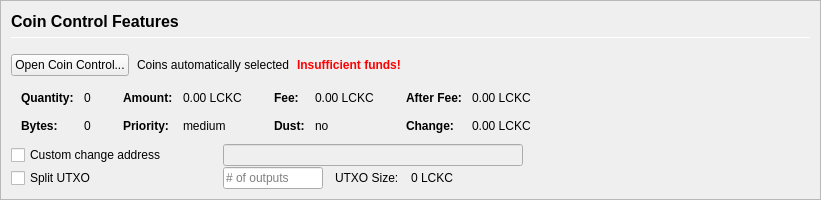
         <widget class="QFrame" name="frameCoinControl">
          <property name="sizePolicy">
           <sizepolicy hsizetype="Expanding" vsizetype="Expanding">
            <horstretch>0</horstretch>
            <verstretch>0</verstretch>
           </sizepolicy>
          </property>
          <property name="maximumSize">
           <size>
            <width>16777215</width>
            <height>16777215</height>
           </size>
          </property>
          <property name="frameShape">
           <enum>QFrame::StyledPanel</enum>
          </property>
          <property name="frameShadow">
           <enum>QFrame::Sunken</enum>
          </property>
          <layout class="QVBoxLayout" name="verticalLayoutCoinControl2">
           <property name="spacing">
            <number>0</number>
           </property>
           <property name="leftMargin">
            <number>0</number>
           </property>
           <property name="topMargin">
            <number>0</number>
           </property>
           <property name="rightMargin">
            <number>0</number>
           </property>
           <property name="bottomMargin">
            <number>0</number>
           </property>
           <item>
            <widget class="QFrame" name="frameCoinControl_BG">
             <layout class="QVBoxLayout" name="verticalLayoutCoinControl" stretch="0,0,0,0,0,0">
              <property name="spacing">
               <number>1</number>
              </property>
              <property name="leftMargin">
               <number>10</number>
              </property>
              <property name="topMargin">
               <number>10</number>
              </property>
              <item>
               <layout class="QHBoxLayout" name="horizontalLayoutCoinControl1">
                <property name="bottomMargin">
                 <number>15</number>
                </property>
                <item>
                 <layout class="QVBoxLayout" name="verticalLayout_3">
                  <property name="spacing">
                   <number>6</number>
                  </property>
                  <item>
                   <widget class="QLabel" name="labelCoinControlFeatures">
                    <property name="sizePolicy">
                     <sizepolicy hsizetype="Preferred" vsizetype="Maximum">
                      <horstretch>0</horstretch>
                      <verstretch>0</verstretch>
                     </sizepolicy>
                    </property>
                    <property name="minimumSize">
                     <size>
                      <width>0</width>
                      <height>20</height>
                     </size>
                    </property>
                    <property name="font">
                     <font>
                      <pointsize>12</pointsize>
                      <weight>75</weight>
                      <bold>true</bold>
                     </font>
                    </property>
                    <property name="styleSheet">
                     <string notr="true">font-weight:bold;</string>
                    </property>
                    <property name="text">
                     <string>Coin Control Features</string>
                    </property>
                   </widget>
                  </item>
                  <item>
                   <widget class="Line" name="line">
                    <property name="minimumSize">
                     <size>
                      <width>0</width>
                      <height>1</height>
                     </size>
                    </property>
                    <property name="maximumSize">
                     <size>
                      <width>16777215</width>
                      <height>1</height>
                     </size>
                    </property>
                    <property name="orientation">
                     <enum>Qt::Horizontal</enum>
                    </property>
                   </widget>
                  </item>
                 </layout>
                </item>
               </layout>
              </item>
              <item>
               <layout class="QHBoxLayout" name="horizontalLayoutCoinControl2" stretch="0,0,0,0">
                <property name="spacing">
                 <number>8</number>
                </property>
                <property name="bottomMargin">
                 <number>10</number>
                </property>
                <item>
                 <widget class="QPushButton" name="pushButtonCoinControl">
                  <property name="styleSheet">
                   <string notr="true"/>
                  </property>
                  <property name="text">
                   <string>Open Coin Control...</string>
                  </property>
                  <property name="autoDefault">
                   <bool>false</bool>
                  </property>
                 </widget>
                </item>
                <item>
                 <widget class="QLabel" name="labelCoinControlAutomaticallySelected">
                  <property name="text">
                   <string>Coins automatically selected</string>
                  </property>
                  <property name="margin">
                   <number>5</number>
                  </property>
                 </widget>
                </item>
                <item>
                 <widget class="QLabel" name="labelCoinControlInsuffFunds">
                  <property name="font">
                   <font>
                    <weight>75</weight>
                    <bold>true</bold>
                   </font>
                  </property>
                  <property name="styleSheet">
                   <string notr="true">color:red;font-weight:bold;</string>
                  </property>
                  <property name="text">
                   <string>Insufficient funds!</string>
                  </property>
                  <property name="margin">
                   <number>5</number>
                  </property>
                 </widget>
                </item>
                <item>
                 <spacer name="horizontalSpacerCoinControl">
                  <property name="orientation">
                   <enum>Qt::Horizontal</enum>
                  </property>
                  <property name="sizeHint" stdset="0">
                   <size>
                    <width>40</width>
                    <height>1</height>
                   </size>
                  </property>
                 </spacer>
                </item>
               </layout>
              </item>
              <item>
               <widget class="QWidget" name="widgetCoinControl" native="true">
                <property name="sizePolicy">
                 <sizepolicy hsizetype="Preferred" vsizetype="Preferred">
                  <horstretch>0</horstretch>
                  <verstretch>0</verstretch>
                 </sizepolicy>
                </property>
                <property name="minimumSize">
                 <size>
                  <width>0</width>
                  <height>0</height>
                 </size>
                </property>
                <property name="styleSheet">
                 <string notr="true"/>
                </property>
                <layout class="QHBoxLayout" name="horizontalLayoutCoinControl5">
                 <property name="leftMargin">
                  <number>0</number>
                 </property>
                 <property name="topMargin">
                  <number>0</number>
                 </property>
                 <property name="rightMargin">
                  <number>0</number>
                 </property>
                 <property name="bottomMargin">
                  <number>0</number>
                 </property>
                 <item>
                  <layout class="QHBoxLayout" name="horizontalLayoutCoinControl3" stretch="0,0,0,1">
                   <property name="spacing">
                    <number>20</number>
                   </property>
                   <property name="topMargin">
                    <number>0</number>
                   </property>
                   <property name="bottomMargin">
                    <number>10</number>
                   </property>
                   <item>
                    <layout class="QFormLayout" name="formLayoutCoinControl1">
                     <property name="horizontalSpacing">
                      <number>10</number>
                     </property>
                     <property name="verticalSpacing">
                      <number>14</number>
                     </property>
                     <property name="leftMargin">
                      <number>10</number>
                     </property>
                     <property name="topMargin">
                      <number>4</number>
                     </property>
                     <property name="rightMargin">
                      <number>6</number>
                     </property>
                     <item row="0" column="0">
                      <widget class="QLabel" name="labelCoinControlQuantityText">
                       <property name="font">
                        <font>
                         <weight>75</weight>
                         <bold>true</bold>
                        </font>
                       </property>
                       <property name="text">
                        <string>Quantity:</string>
                       </property>
                       <property name="margin">
                        <number>0</number>
                       </property>
                      </widget>
                     </item>
                     <item row="0" column="1">
                      <widget class="QLabel" name="labelCoinControlQuantity">
                       <property name="cursor">
                        <cursorShape>IBeamCursor</cursorShape>
                       </property>
                       <property name="contextMenuPolicy">
                        <enum>Qt::ActionsContextMenu</enum>
                       </property>
                       <property name="text">
                        <string notr="true">0</string>
                       </property>
                       <property name="margin">
                        <number>0</number>
                       </property>
                       <property name="textInteractionFlags">
                        <set>Qt::LinksAccessibleByMouse|Qt::TextSelectableByKeyboard|Qt::TextSelectableByMouse</set>
                       </property>
                      </widget>
                     </item>
                     <item row="1" column="0">
                      <widget class="QLabel" name="labelCoinControlBytesText">
                       <property name="font">
                        <font>
                         <weight>75</weight>
                         <bold>true</bold>
                        </font>
                       </property>
                       <property name="text">
                        <string>Bytes:</string>
                       </property>
                      </widget>
                     </item>
                     <item row="1" column="1">
                      <widget class="QLabel" name="labelCoinControlBytes">
                       <property name="cursor">
                        <cursorShape>IBeamCursor</cursorShape>
                       </property>
                       <property name="contextMenuPolicy">
                        <enum>Qt::ActionsContextMenu</enum>
                       </property>
                       <property name="text">
                        <string notr="true">0</string>
                       </property>
                       <property name="textInteractionFlags">
                        <set>Qt::LinksAccessibleByMouse|Qt::TextSelectableByKeyboard|Qt::TextSelectableByMouse</set>
                       </property>
                      </widget>
                     </item>
                    </layout>
                   </item>
                   <item>
                    <layout class="QFormLayout" name="formLayoutCoinControl2">
                     <property name="horizontalSpacing">
                      <number>10</number>
                     </property>
                     <property name="verticalSpacing">
                      <number>14</number>
                     </property>
                     <property name="leftMargin">
                      <number>6</number>
                     </property>
                     <property name="topMargin">
                      <number>4</number>
                     </property>
                     <property name="rightMargin">
                      <number>6</number>
                     </property>
                     <item row="0" column="0">
                      <widget class="QLabel" name="labelCoinControlAmountText">
                       <property name="font">
                        <font>
                         <weight>75</weight>
                         <bold>true</bold>
                        </font>
                       </property>
                       <property name="text">
                        <string>Amount:</string>
                       </property>
                       <property name="margin">
                        <number>0</number>
                       </property>
                      </widget>
                     </item>
                     <item row="0" column="1">
                      <widget class="QLabel" name="labelCoinControlAmount">
                       <property name="cursor">
                        <cursorShape>IBeamCursor</cursorShape>
                       </property>
                       <property name="contextMenuPolicy">
                        <enum>Qt::ActionsContextMenu</enum>
                       </property>
                       <property name="text">
                        <string notr="true">0.00 LCKC</string>
                       </property>
                       <property name="textInteractionFlags">
                        <set>Qt::LinksAccessibleByMouse|Qt::TextSelectableByKeyboard|Qt::TextSelectableByMouse</set>
                       </property>
                      </widget>
                     </item>
                     <item row="1" column="0">
                      <widget class="QLabel" name="labelCoinControlPriorityText">
                       <property name="font">
                        <font>
                         <weight>75</weight>
                         <bold>true</bold>
                        </font>
                       </property>
                       <property name="text">
                        <string>Priority:</string>
                       </property>
                      </widget>
                     </item>
                     <item row="1" column="1">
                      <widget class="QLabel" name="labelCoinControlPriority">
                       <property name="cursor">
                        <cursorShape>IBeamCursor</cursorShape>
                       </property>
                       <property name="contextMenuPolicy">
                        <enum>Qt::ActionsContextMenu</enum>
                       </property>
                       <property name="text">
                        <string>medium</string>
                       </property>
                       <property name="textInteractionFlags">
                        <set>Qt::LinksAccessibleByMouse|Qt::TextSelectableByKeyboard|Qt::TextSelectableByMouse</set>
                       </property>
                      </widget>
                     </item>
                    </layout>
                   </item>
                   <item>
                    <layout class="QFormLayout" name="formLayoutCoinControl3">
                     <property name="horizontalSpacing">
                      <number>10</number>
                     </property>
                     <property name="verticalSpacing">
                      <number>14</number>
                     </property>
                     <property name="leftMargin">
                      <number>6</number>
                     </property>
                     <property name="topMargin">
                      <number>4</number>
                     </property>
                     <property name="rightMargin">
                      <number>6</number>
                     </property>
                     <item row="0" column="0">
                      <widget class="QLabel" name="labelCoinControlFeeText">
                       <property name="font">
                        <font>
                         <weight>75</weight>
                         <bold>true</bold>
                        </font>
                       </property>
                       <property name="text">
                        <string>Fee:</string>
                       </property>
                       <property name="margin">
                        <number>0</number>
                       </property>
                      </widget>
                     </item>
                     <item row="0" column="1">
                      <widget class="QLabel" name="labelCoinControlFee">
                       <property name="cursor">
                        <cursorShape>IBeamCursor</cursorShape>
                       </property>
                       <property name="contextMenuPolicy">
                        <enum>Qt::ActionsContextMenu</enum>
                       </property>
                       <property name="text">
                        <string notr="true">0.00 LCKC</string>
                       </property>
                       <property name="textInteractionFlags">
                        <set>Qt::LinksAccessibleByMouse|Qt::TextSelectableByKeyboard|Qt::TextSelectableByMouse</set>
                       </property>
                      </widget>
                     </item>
                     <item row="1" column="0">
                      <widget class="QLabel" name="labelCoinControlLowOutputText">
                       <property name="font">
                        <font>
                         <weight>75</weight>
                         <bold>true</bold>
                        </font>
                       </property>
                       <property name="text">
                        <string>Dust:</string>
                       </property>
                      </widget>
                     </item>
                     <item row="1" column="1">
                      <widget class="QLabel" name="labelCoinControlLowOutput">
                       <property name="cursor">
                        <cursorShape>IBeamCursor</cursorShape>
                       </property>
                       <property name="contextMenuPolicy">
                        <enum>Qt::ActionsContextMenu</enum>
                       </property>
                       <property name="text">
                        <string>no</string>
                       </property>
                       <property name="textInteractionFlags">
                        <set>Qt::LinksAccessibleByMouse|Qt::TextSelectableByKeyboard|Qt::TextSelectableByMouse</set>
                       </property>
                      </widget>
                     </item>
                    </layout>
                   </item>
                   <item>
                    <layout class="QFormLayout" name="formLayoutCoinControl4">
                     <property name="horizontalSpacing">
                      <number>10</number>
                     </property>
                     <property name="verticalSpacing">
                      <number>14</number>
                     </property>
                     <property name="leftMargin">
                      <number>6</number>
                     </property>
                     <property name="topMargin">
                      <number>4</number>
                     </property>
                     <property name="rightMargin">
                      <number>6</number>
                     </property>
                     <item row="0" column="0">
                      <widget class="QLabel" name="labelCoinControlAfterFeeText">
                       <property name="font">
                        <font>
                         <weight>75</weight>
                         <bold>true</bold>
                        </font>
                       </property>
                       <property name="text">
                        <string>After Fee:</string>
                       </property>
                       <property name="margin">
                        <number>0</number>
                       </property>
                      </widget>
                     </item>
                     <item row="0" column="1">
                      <widget class="QLabel" name="labelCoinControlAfterFee">
                       <property name="cursor">
                        <cursorShape>IBeamCursor</cursorShape>
                       </property>
                       <property name="contextMenuPolicy">
                        <enum>Qt::ActionsContextMenu</enum>
                       </property>
                       <property name="text">
                        <string notr="true">0.00 LCKC</string>
                       </property>
                       <property name="textInteractionFlags">
                        <set>Qt::LinksAccessibleByMouse|Qt::TextSelectableByKeyboard|Qt::TextSelectableByMouse</set>
                       </property>
                      </widget>
                     </item>
                     <item row="1" column="0">
                      <widget class="QLabel" name="labelCoinControlChangeText">
                       <property name="font">
                        <font>
                         <weight>75</weight>
                         <bold>true</bold>
                        </font>
                       </property>
                       <property name="text">
                        <string>Change:</string>
                       </property>
                      </widget>
                     </item>
                     <item row="1" column="1">
                      <widget class="QLabel" name="labelCoinControlChange">
                       <property name="cursor">
                        <cursorShape>IBeamCursor</cursorShape>
                       </property>
                       <property name="contextMenuPolicy">
                        <enum>Qt::ActionsContextMenu</enum>
                       </property>
                       <property name="text">
                        <string notr="true">0.00 LCKC</string>
                       </property>
                       <property name="textInteractionFlags">
                        <set>Qt::LinksAccessibleByMouse|Qt::TextSelectableByKeyboard|Qt::TextSelectableByMouse</set>
                       </property>
                      </widget>
                     </item>
                    </layout>
                   </item>
                  </layout>
                 </item>
                </layout>
               </widget>
              </item>
              <item>
               <layout class="QHBoxLayout" name="horizontalLayoutCoinControl4">
                <property name="spacing">
                 <number>12</number>
                </property>
                <property name="sizeConstraint">
                 <enum>QLayout::SetDefaultConstraint</enum>
                </property>
                <property name="topMargin">
                 <number>0</number>
                </property>
                <property name="rightMargin">
                 <number>0</number>
                </property>
                <item>
                 <widget class="QCheckBox" name="checkBoxCoinControlChange">
                  <property name="sizePolicy">
                   <sizepolicy hsizetype="Preferred" vsizetype="Preferred">
                    <horstretch>0</horstretch>
                    <verstretch>0</verstretch>
                   </sizepolicy>
                  </property>
                  <property name="minimumSize">
                   <size>
                    <width>200</width>
                    <height>0</height>
                   </size>
                  </property>
                  <property name="maximumSize">
                   <size>
                    <width>200</width>
                    <height>16777215</height>
                   </size>
                  </property>
                  <property name="toolTip">
                   <string>If this is activated, but the change address is empty or invalid, change will be sent to a newly generated address.</string>
                  </property>
                  <property name="text">
                   <string>Custom change address</string>
                  </property>
                 </widget>
                </item>
                <item>
                 <widget class="QValidatedLineEdit" name="lineEditCoinControlChange">
                  <property name="enabled">
                   <bool>false</bool>
                  </property>
                  <property name="sizePolicy">
                   <sizepolicy hsizetype="Preferred" vsizetype="Preferred">
                    <horstretch>0</horstretch>
                    <verstretch>0</verstretch>
                   </sizepolicy>
                  </property>
                  <property name="minimumSize">
                   <size>
                    <width>300</width>
                    <height>0</height>
                   </size>
                  </property>
                 </widget>
                </item>
                <item>
                 <widget class="QLabel" name="labelCoinControlChangeLabel">
                  <property name="sizePolicy">
                   <sizepolicy hsizetype="Preferred" vsizetype="Preferred">
                    <horstretch>0</horstretch>
                    <verstretch>0</verstretch>
                   </sizepolicy>
                  </property>
                  <property name="minimumSize">
                   <size>
                    <width>100</width>
                    <height>0</height>
                   </size>
                  </property>
                  <property name="text">
                   <string/>
                  </property>
                  <property name="margin">
                   <number>3</number>
                  </property>
                 </widget>
                </item>
               </layout>
              </item>
              <item>
               <layout class="QHBoxLayout" name="horizontalLayoutCoinControl6">
                <property name="spacing">
                 <number>12</number>
                </property>
                <property name="rightMargin">
                 <number>0</number>
                </property>
                <item>
                 <widget class="QCheckBox" name="splitBlockCheckBox">
                  <property name="sizePolicy">
                   <sizepolicy hsizetype="Preferred" vsizetype="Preferred">
                    <horstretch>0</horstretch>
                    <verstretch>0</verstretch>
                   </sizepolicy>
                  </property>
                  <property name="minimumSize">
                   <size>
                    <width>200</width>
                    <height>0</height>
                   </size>
                  </property>
                  <property name="maximumSize">
                   <size>
                    <width>200</width>
                    <height>16777215</height>
                   </size>
                  </property>
                  <property name="text">
                   <string>Split UTXO</string>
                  </property>
                 </widget>
                </item>
                <item>
                 <widget class="QLineEdit" name="splitBlockLineEdit">
                  <property name="sizePolicy">
                   <sizepolicy hsizetype="Preferred" vsizetype="Preferred">
                    <horstretch>50</horstretch>
                    <verstretch>0</verstretch>
                   </sizepolicy>
                  </property>
                  <property name="minimumSize">
                   <size>
                    <width>100</width>
                    <height>0</height>
                   </size>
                  </property>
                  <property name="maximumSize">
                   <size>
                    <width>100</width>
                    <height>16777215</height>
                   </size>
                  </property>
                  <property name="placeholderText">
                   <string># of outputs</string>
                  </property>
                 </widget>
                </item>
                <item>
                 <widget class="QLabel" name="labelBlockSizeText">
                  <property name="text">
                   <string>UTXO Size:</string>
                  </property>
                 </widget>
                </item>
                <item>
                 <widget class="QLabel" name="labelBlockSize">
                  <property name="text">
                   <string>0 LCKC</string>
                  </property>
                 </widget>
                </item>
                <item>
                 <spacer name="horizontalSpacer_7">
                  <property name="orientation">
                   <enum>Qt::Horizontal</enum>
                  </property>
                  <property name="sizeHint" stdset="0">
                   <size>
                    <width>40</width>
                    <height>20</height>
                   </size>
                  </property>
                 </spacer>
                </item>
               </layout>
              </item>
              <item>
               <spacer name="verticalSpacerCoinControl">
                <property name="orientation">
                 <enum>Qt::Vertical</enum>
                </property>
                <property name="sizeHint" stdset="0">
                 <size>
                  <width>800</width>
                  <height>1</height>
                 </size>
                </property>
               </spacer>
              </item>
             </layout>
            </widget>
           </item>
          </layout>
         </widget>
